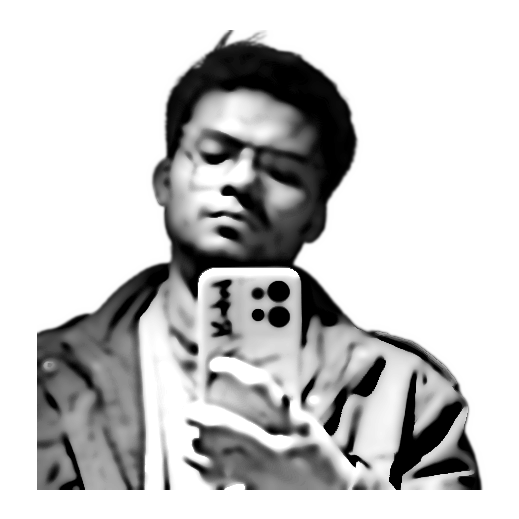
#> input picture source-prepped.png, 519 x 519 px
$ python make_ascii_svg.py
#> lines starting #> are read from the running program, lines starting #| are printed output that depends on the picture
#!/usr/bin/env python3
"""
Convert a prepared portrait photo into a clean, monochrome ASCII-art SVG that
types itself in line-by-line using pure SMIL animations.
"""
from __future__ import annotations

import html
import os
import sys
from typing import List
from PIL import Image, ImageEnhance, ImageFilter

HERE = os.path.dirname(os.path.abspath(__file__))
DEFAULT_SRC = os.path.join(HERE, "..", "source-prepped.png")
DEFAULT_OUT = os.path.join(HERE, "..", "dom-ascii.svg")

RAMP = " .`:-=+*cs#%@"
BG = "#0d1117"
BG2 = "#111722"
FRAME = "#30363d"
TITLE_TEXT = "#7d8590"
INK = "#c9d1d9"
CURSOR = "#c9d1d9"


def image_to_ascii_grid(
    src_path: str,
    cols: int = 180,
    rows: int = 96,
    contrast: float = 1.05,
    brightness: float = 1.0,
    gamma: float = 1.18,
    white_floor: float = 0.80,
    sharpen: bool = False,
) -> List[str]:
    im = Image.open(src_path).convert("L")
    if sharpen:
        im = im.filter(ImageFilter.UnsharpMask(radius=2, percent=140, threshold=2))
    im = ImageEnhance.Brightness(im).enhance(brightness)
    im = ImageEnhance.Contrast(im).enhance(contrast)
    im = im.resize((cols, rows), Image.LANCZOS)
    px = im.load()

    rows_txt: List[str] = []
    ramp_len = len(RAMP)
    for y in range(rows):
        chars: List[str] = []
        for x in range(cols):
            lum = px[x, y] / 255.0
            lum = pow(lum, gamma)
            if lum >= white_floor:
                chars.append(" ")
                continue
            idx = int((1.0 - lum) * (ramp_len - 1) + 0.5)
            idx = max(0, min(ramp_len - 1, idx))
            chars.append(RAMP[idx])
        rows_txt.append("".join(chars))
    return rows_txt


def generate_ascii_svg(
    rows_txt: List[str],
    cols: int = 180,
    rows_count: int = 96,
    art_w_target: float = 800.0,
    title: str = "dom@github: ~$ ./portrait.sh",
    name: str = "Dominique Contreras",
    static: bool = False,
) -> str:
    cell_w = art_w_target / cols
    cell_h = cell_w * 15 / 8
    pad = 20
    titlebar_h = 30
    status_h = 30
    art_w = cols * cell_w
    art_h = rows_count * cell_h
    canvas_w = int(art_w + pad * 2)
    canvas_h = int(titlebar_h + art_h + status_h + pad)

    row_dur = 5.8 / max(rows_count, 1)
    stagger = row_dur
    art_top = titlebar_h + pad * 0.35

    parts: List[str] = [
        f'<svg xmlns="http://www.w3.org/2000/svg" width="{canvas_w}" height="{canvas_h}" '
        f'viewBox="0 0 {canvas_w} {canvas_h}" font-family="ui-monospace, SFMono-Regular, '
        f'Menlo, Consolas, monospace">',
        '<defs>',
        f'<linearGradient id="bg" x1="0" y1="0" x2="0" y2="1">',
        f'<stop offset="0" stop-color="{BG2}"/><stop offset="1" stop-color="{BG}"/>',
        '</linearGradient></defs>',
        f'<rect width="{canvas_w}" height="{canvas_h}" rx="12" fill="url(#bg)"/>',
        f'<rect x="0.5" y="0.5" width="{canvas_w-1}" height="{canvas_h-1}" rx="12" '
        f'fill="none" stroke="{FRAME}" stroke-width="1"/>',
        f'<line x1="0" y1="{titlebar_h}" x2="{canvas_w}" y2="{titlebar_h}" stroke="{FRAME}"/>',
    ]

    for i, dotcol in enumerate(["#ff5f56", "#ffbd2e", "#27c93f"]):
        parts.append(f'<circle cx="{pad + i*16}" cy="{titlebar_h/2}" r="5" fill="{dotcol}"/>')

    parts.append(
        f'<text x="{canvas_w/2}" y="{titlebar_h/2 + 4}" fill="{TITLE_TEXT}" font-size="12" '
        f'text-anchor="middle">{html.escape(title)}</text>'
    )

    font_size = cell_h * 0.86
    for ry, line in enumerate(rows_txt):
        y = art_top + ry * cell_h + cell_h * 0.74
        row_y = art_top + ry * cell_h
        delay = ry * stagger
        safe = html.escape(line)
        text = (
            f'<text xml:space="preserve" x="{pad}" y="{y:.1f}" fill="{INK}" '
            f'font-size="{font_size:.1f}" textLength="{art_w}" lengthAdjust="spacing">{safe}</text>'
        )

        if static:
            parts.append(text)
            continue

        parts.append(
            f'<clipPath id="r{ry}"><rect x="{pad}" y="{row_y:.1f}" height="{cell_h}" width="0">'
            f'<animate attributeName="width" from="0" to="{art_w}" begin="{delay:.3f}s" '
            f'dur="{row_dur:.2f}s" fill="freeze"/></rect></clipPath>'
        )
        parts.append(f'<g clip-path="url(#r{ry})">{text}</g>')
        parts.append(
            f'<rect y="{row_y+1:.1f}" width="{cell_w}" height="{cell_h-2}" fill="{CURSOR}" opacity="0">'
            f'<animate attributeName="x" from="{pad}" to="{pad+art_w}" begin="{delay:.3f}s" '
            f'dur="{row_dur:.2f}s" fill="freeze"/>'
            f'<set attributeName="opacity" to="0.85" begin="{delay:.3f}s"/>'
            f'<set attributeName="opacity" to="0" begin="{delay+row_dur:.3f}s"/></rect>'
        )

    status_line_y = titlebar_h + art_h + pad * 0.35
    status_y = status_line_y + 19
    parts.append(f'<line x1="0" y1="{status_line_y:.1f}" x2="{canvas_w}" y2="{status_line_y:.1f}" stroke="{FRAME}"/>')
    safe_name = html.escape(name)
    parts.append(
        f'<text x="{pad}" y="{status_y:.1f}" fill="{TITLE_TEXT}" font-size="13">'
        f'dom@github:~$ whoami <tspan fill="{INK}">{safe_name}</tspan></text>'
    )
    status_chars = len(f"dom@github:~$ whoami {name} ")
    cursor_x = pad + status_chars * 13 * 0.6
    parts.append(
        f'<rect x="{cursor_x:.1f}" y="{status_y-12:.1f}" width="8" height="14" fill="{INK}">'
        f'<animate attributeName="opacity" values="1;1;0;0" keyTimes="0;0.5;0.51;1" '
        f'dur="1s" repeatCount="indefinite"/></rect>'
    )
    parts.append("</svg>")
    return "".join(parts)


def main() -> None:
    src = sys.argv[1] if len(sys.argv) > 1 else DEFAULT_SRC
    out = sys.argv[2] if len(sys.argv) > 2 else DEFAULT_OUT

    cols = int(os.environ.get("COLS", 180))
    rows = round(cols * 8 / 15)
    static = bool(os.environ.get("STATIC"))
    user = os.environ.get("GH_PROFILE_USER", "Dom-cs13")
    name = os.environ.get("GH_PROFILE_NAME", "Dominique Contreras")

    print(f"Generating ASCII SVG from {src} to {out} ({cols}x{rows})...")
    rows_txt = image_to_ascii_grid(src, cols=cols, rows=rows)
#> in image_to_ascii_grid, im is the input picture: PIL image 519x519 L; min 0, max 255, mean 198.6
#> in image_to_ascii_grid, `im = im.resize((cols, rows), Image.LANCZOS)`:
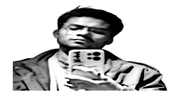
#> im: PIL image 180x96 L; min 0, max 255, mean 197.2
#> after the loop in image_to_ascii_grid, `for y in range(rows):`: rows_txt = 96 items
#> rows_txt = 96 items
    svg = generate_ascii_svg(
        rows_txt,
        cols=cols,
        rows_count=rows,
        title=f"{user.lower()}@github: ~$ ./portrait.sh",
        name=name,
        static=static,
    )
#> the loop in generate_ascii_svg, `for ry, line in enumerate(rows_txt):` made 96 passes
#> (y, row_y, delay) on passes 1 to 12: (43.17, 37, 0), (51.5, 45.33, 0.0604), (59.83, 53.67, 0.121), (68.17, 62, 0.181), (76.5, 70.33, 0.242), (84.83, 78.67, 0.302), (93.17, 87, 0.362), (101.5, 95.33, 0.423), (109.8, 103.7, 0.483), (118.2, 112, 0.544), (126.5, 120.3, 0.604), (134.8, 128.7, 0.665)
#> after the loop in generate_ascii_svg, `for ry, line in enumerate(rows_txt):`: parts = 300 items

    with open(out, "w", encoding="utf-8") as f:
        f.write(svg)

    # If output is dom-ascii.svg, also keep avi-ascii.svg for compatibility with the plan
    alt_out = os.path.join(os.path.dirname(os.path.abspath(out)), "avi-ascii.svg")
    with open(alt_out, "w", encoding="utf-8") as f:
        f.write(svg)

    print(f"Wrote {out} and {alt_out} ({len(svg)} bytes)")
#| Wrote scripts/../dom-ascii.svg and avi-ascii.svg (80134 bytes)


if __name__ == "__main__":
    main()
